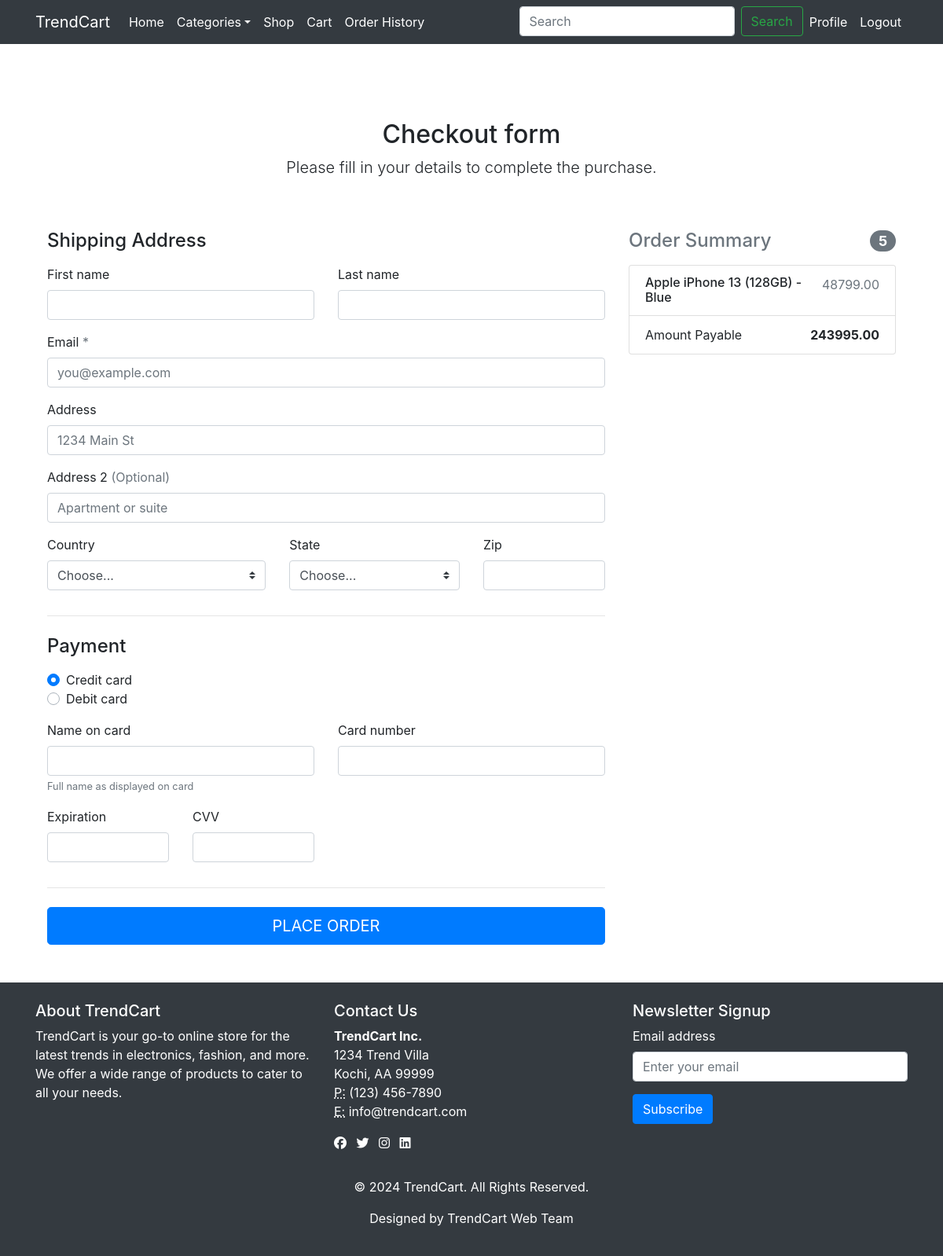
Screenshot of /order/place_order/ (signed in) with the database file from the repository.
### Cart/models.py (models this page shows, shortened)
class CartItem(models.Model):
    product=models.ForeignKey(Product,on_delete=models.CASCADE)
    quantity=models.IntegerField(default=1)
    user=models.ForeignKey(CustomUser,on_delete=models.CASCADE)
    date_added=models.DateTimeField(auto_now_add=True)
    def subtotal(self):
        return self.quantity*self.product.price

### Product/models.py (models this page shows, shortened)
class Product(models.Model):
    name = models.CharField(max_length=50)
    desc = models.TextField()
    images = models.ImageField(upload_to="images/products", null=True, blank=True)
    price=models.DecimalField(max_digits=10,decimal_places=2)
    subcategory=models.ForeignKey(Subcategory,on_delete=models.CASCADE)
    stock=models.IntegerField()
    available=models.BooleanField()
    is_trending=models.BooleanField(default=True)
    created=models.DateTimeField(auto_now_add=True)
    updated=models.DateTimeField(auto_now=True)

### Order/views.py (the view, shortened to what this page needs)
# urls.py: path('/place_order/', views.place_order, name='place_order'),
@login_required
def place_order(request):
    user = request.user
    cart_items = CartItem.objects.filter(user=user)
    total_amount = sum(item.subtotal() for item in cart_items)
    total_quantity = sum(item.quantity for item in cart_items)
    context = {
        'cart_items': cart_items,
        'total_amount': total_amount,
        'total_quantity': total_quantity,
    }
    return render(request, 'place_order.html', context)

### Category/context_processors.py (called while the page is built)
def menu_links(request):
    c=Maincategory.objects.all()
    return {'links':c}

### templates/place_order.html (shortened to what this page needs)
{% extends 'base.html' %}
{% load static %}
{% block content %}
{% load static %}
<body>
<div class="container">
    <div class="py-5 text-center">
        <h2>Checkout form</h2>
        <p class="lead">Please fill in your details to complete the purchase.</p>
    </div>
    <div class="row">
        <div class="col-md-8 order-md-1">
            <h4 class="mb-3">Shipping Address</h4>
            <form method="POST" action="{% url 'Order:place_order' %}">
                <div class="row">
                    <div class="col-md-6 mb-3">
                        <label for="firstName">First name</label>
                        <input type="text" class="form-control" id="firstName" name="firstName" placeholder="" value="" required>
                    </div>
                    <div class="col-md-6 mb-3">
                        <label for="lastName">Last name</label>
                        <input type="text" class="form-control" id="lastName" name="lastName" placeholder="" value="" required>
                    </div>
                </div>
                <div class="mb-3">
                    <label for="email">Email <span class="text-muted">*</span></label>
                    <input type="email" class="form-control" id="email" name="email" placeholder="you@example.com">
                </div>
                <div class="mb-3">
                    <label for="address">Address</label>
                    <input type="text" class="form-control" id="address" name="address" placeholder="1234 Main St" required>
                </div>
                <div class="mb-3">
                    <label for="address2">Address 2 <span class="text-muted">(Optional)</span></label>
                    <input type="text" class="form-control" id="address2" name="address2" placeholder="Apartment or suite">
                </div>
                <div class="row">
                    <div class="col-md-5 mb-3">
                        <label for="country">Country</label>
                        <select class="custom-select d-block w-100" id="country" name="country" required>
                            <option value="">Choose...</option>
                        </select>
                    </div>
                    <div class="col-md-4 mb-3">
                        <label for="state">State</label>
                        <select class="custom-select d-block w-100" id="state" name="state" required>
                            <option value="">Choose...</option>
                        </select>
                    </div>
                    <div class="col-md-3 mb-3">
                        <label for="zip">Zip</label>
                        <input type="text" class="form-control" id="zip" name="zip" placeholder="" required>
                    </div>
                </div>
                <hr class="mb-4">
                <h4 class="mb-3">Payment</h4>
                <div class="d-block my-3">
                    <div class="custom-control custom-radio">
                        <label class="custom-control-label" for="credit">Credit card</label>
                    </div>
                    <div class="custom-control custom-radio">
                        <label class="custom-control-label" for="debit">Debit card</label>
                    </div>
                </div>
                <div class="row">
                    <div class="col-md-6 mb-3">
                        <label for="cc-name">Name on card</label>
                        <input type="text" class="form-control" id="cc-name" name="cc-name" placeholder="" required>
                        <small class="text-muted">Full name as displayed on card</small>
                    </div>
                    <div class="col-md-6 mb-3">
                        <label for="cc-number"> Card number</label>
                        <input type="text" class="form-control" id="cc-number" name="cc-number" placeholder="" required>
                    </div>
                </div>
                <div class="row">
                    <div class="col-md-3 mb-3">
                        <label for="cc-expiration">Expiration</label>
                        <input type="text" class="form-control" id="cc-expiration" name="cc-expiration" placeholder="" required>
                    </div>
                    <div class="col-md-3 mb-3">
                        <label for="cc-cvv">CVV</label>
                        <input type="text" class="form-control" id="cc-cvv" name="cc-cvv" placeholder="" required>
                    </div>
                </div>
                <hr class="mb-4">
                <button class="btn btn-primary btn-lg btn-block" type="submit">PLACE ORDER</button>
            </form>
        </div>
        <div class="col-md-4 order-md-2 mb-4">
            <h4 class="d-flex justify-content-between align-items-center mb-3">
                <span class="text-muted">Order Summary</span>
                <span class="badge badge-secondary badge-pill">{{ total_quantity }}</span>
            </h4>
            <ul class="list-group mb-3">
                {% for item in cart_items %}
                <li class="list-group-item d-flex justify-content-between lh-condensed">
                    <div>
                        <h6 class="my-0">{{ item.product.name }}</h6>
                    </div>
                    <span class="text-muted">{{ item.product.price }}</span>
                </li>
                {% endfor %}
                <li class="list-group-item d-flex justify-content-between">
                    <span>Amount Payable </span>
                    <strong>{{ total_amount }}</strong>
                </li>
            </ul>
        </div>
    </div>
</div>
</body>
{% endblock %}

### templates/base.html (style rules this page uses)
html, body { height: 100%; margin: 0; }
body { display: flex; flex-direction: column; }

### rows the page displays
CartItem: product.name "Apple iPhone 13 (128GB) - Blue", product.price "48799.00"

### other values shown
{{ total_quantity }} "5"
{{ total_amount }} "243995.00"
